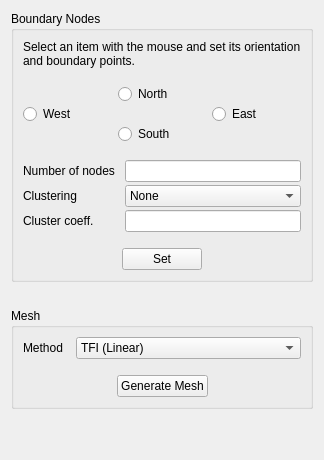
       <widget class="QWidget" name="leftTabPage2">
        <attribute name="title">
         <string>Mesh</string>
        </attribute>
        <layout class="QVBoxLayout" name="verticalLayout_3">
         <item>
          <widget class="QGroupBox" name="boundaryNodesGroupBox">
           <property name="title">
            <string>Boundary Nodes</string>
           </property>
           <layout class="QVBoxLayout" name="verticalLayout">
            <item>
             <widget class="QLabel" name="label_25">
              <property name="text">
               <string>Select an item with the mouse and set its orientation and boundary points.</string>
              </property>
              <property name="alignment">
               <set>Qt::AlignLeading|Qt::AlignLeft|Qt::AlignVCenter</set>
              </property>
              <property name="wordWrap">
               <bool>true</bool>
              </property>
             </widget>
            </item>
            <item>
             <spacer name="verticalSpacer_22">
              <property name="orientation">
               <enum>Qt::Vertical</enum>
              </property>
              <property name="sizeType">
               <enum>QSizePolicy::Minimum</enum>
              </property>
              <property name="sizeHint" stdset="0">
               <size>
                <width>20</width>
                <height>10</height>
               </size>
              </property>
             </spacer>
            </item>
            <item>
             <layout class="QGridLayout" name="gridLayout">
              <property name="verticalSpacing">
               <number>0</number>
              </property>
              <item row="0" column="1">
               <widget class="QRadioButton" name="block1NorthRadio">
                <property name="text">
                 <string>North</string>
                </property>
               </widget>
              </item>
              <item row="1" column="0">
               <widget class="QRadioButton" name="block1WestRadio">
                <property name="text">
                 <string>West</string>
                </property>
               </widget>
              </item>
              <item row="1" column="1">
               <spacer name="horizontalSpacer_2">
                <property name="orientation">
                 <enum>Qt::Horizontal</enum>
                </property>
                <property name="sizeHint" stdset="0">
                 <size>
                  <width>40</width>
                  <height>20</height>
                 </size>
                </property>
               </spacer>
              </item>
              <item row="1" column="2">
               <widget class="QRadioButton" name="block1EastRadio">
                <property name="text">
                 <string>East</string>
                </property>
               </widget>
              </item>
              <item row="2" column="1">
               <widget class="QRadioButton" name="block1SouthRadio">
                <property name="text">
                 <string>South      </string>
                </property>
               </widget>
              </item>
              <item row="0" column="0">
               <spacer name="horizontalSpacer_7">
                <property name="orientation">
                 <enum>Qt::Horizontal</enum>
                </property>
                <property name="sizeHint" stdset="0">
                 <size>
                  <width>40</width>
                  <height>20</height>
                 </size>
                </property>
               </spacer>
              </item>
              <item row="0" column="2">
               <spacer name="horizontalSpacer_8">
                <property name="orientation">
                 <enum>Qt::Horizontal</enum>
                </property>
                <property name="sizeHint" stdset="0">
                 <size>
                  <width>40</width>
                  <height>20</height>
                 </size>
                </property>
               </spacer>
              </item>
             </layout>
            </item>
            <item>
             <spacer name="verticalSpacer_10">
              <property name="orientation">
               <enum>Qt::Vertical</enum>
              </property>
              <property name="sizeType">
               <enum>QSizePolicy::Fixed</enum>
              </property>
              <property name="sizeHint" stdset="0">
               <size>
                <width>20</width>
                <height>10</height>
               </size>
              </property>
             </spacer>
            </item>
            <item>
             <layout class="QGridLayout" name="gridLayout_2">
              <property name="spacing">
               <number>3</number>
              </property>
              <item row="0" column="0">
               <widget class="QLabel" name="label_99">
                <property name="text">
                 <string>Number of nodes  </string>
                </property>
               </widget>
              </item>
              <item row="0" column="1">
               <widget class="QLineEdit" name="NoNodesEdit"/>
              </item>
              <item row="1" column="0">
               <widget class="QLabel" name="label_100">
                <property name="text">
                 <string>Clustering</string>
                </property>
               </widget>
              </item>
              <item row="1" column="1">
               <widget class="QComboBox" name="clusterTypeComboBox">
                <item>
                 <property name="text">
                  <string>None</string>
                 </property>
                </item>
                <item>
                 <property name="text">
                  <string>Exp</string>
                 </property>
                </item>
                <item>
                 <property name="text">
                  <string>Sinh</string>
                 </property>
                </item>
                <item>
                 <property name="text">
                  <string>Tanh</string>
                 </property>
                </item>
               </widget>
              </item>
              <item row="2" column="0">
               <widget class="QLabel" name="label_98">
                <property name="text">
                 <string>Cluster coeff.</string>
                </property>
               </widget>
              </item>
              <item row="2" column="1">
               <widget class="QLineEdit" name="clusterCoeffEdit"/>
              </item>
             </layout>
            </item>
            <item>
             <spacer name="verticalSpacer_9">
              <property name="orientation">
               <enum>Qt::Vertical</enum>
              </property>
              <property name="sizeType">
               <enum>QSizePolicy::Fixed</enum>
              </property>
              <property name="sizeHint" stdset="0">
               <size>
                <width>20</width>
                <height>10</height>
               </size>
              </property>
             </spacer>
            </item>
            <item>
             <layout class="QHBoxLayout" name="horizontalLayout">
              <item>
               <spacer name="horizontalSpacer">
                <property name="orientation">
                 <enum>Qt::Horizontal</enum>
                </property>
                <property name="sizeHint" stdset="0">
                 <size>
                  <width>58</width>
                  <height>20</height>
                 </size>
                </property>
               </spacer>
              </item>
              <item>
               <widget class="QPushButton" name="blockFaceSetButton">
                <property name="text">
                 <string>Set</string>
                </property>
               </widget>
              </item>
              <item>
               <spacer name="horizontalSpacer_9">
                <property name="orientation">
                 <enum>Qt::Horizontal</enum>
                </property>
                <property name="sizeHint" stdset="0">
                 <size>
                  <width>40</width>
                  <height>20</height>
                 </size>
                </property>
               </spacer>
              </item>
             </layout>
            </item>
           </layout>
          </widget>
         </item>
         <item>
          <spacer name="verticalSpacer_3">
           <property name="orientation">
            <enum>Qt::Vertical</enum>
           </property>
           <property name="sizeType">
            <enum>QSizePolicy::Fixed</enum>
           </property>
           <property name="sizeHint" stdset="0">
            <size>
             <width>20</width>
             <height>20</height>
            </size>
           </property>
          </spacer>
         </item>
         <item>
          <widget class="QGroupBox" name="groupBox_2">
           <property name="title">
            <string>Mesh</string>
           </property>
           <layout class="QVBoxLayout" name="verticalLayout_2">
            <item>
             <layout class="QHBoxLayout" name="horizontalLayout_4">
              <item>
               <widget class="QLabel" name="label_103">
                <property name="sizePolicy">
                 <sizepolicy hsizetype="Minimum" vsizetype="Preferred">
                  <horstretch>0</horstretch>
                  <verstretch>0</verstretch>
                 </sizepolicy>
                </property>
                <property name="text">
                 <string>Method  </string>
                </property>
               </widget>
              </item>
              <item>
               <widget class="QComboBox" name="meshMethodCombo">
                <property name="sizePolicy">
                 <sizepolicy hsizetype="Expanding" vsizetype="Fixed">
                  <horstretch>0</horstretch>
                  <verstretch>0</verstretch>
                 </sizepolicy>
                </property>
                <item>
                 <property name="text">
                  <string>TFI (Linear)</string>
                 </property>
                </item>
                <item>
                 <property name="text">
                  <string>Laplace</string>
                 </property>
                </item>
               </widget>
              </item>
             </layout>
            </item>
            <item>
             <spacer name="verticalSpacer_12">
              <property name="orientation">
               <enum>Qt::Vertical</enum>
              </property>
              <property name="sizeType">
               <enum>QSizePolicy::Minimum</enum>
              </property>
              <property name="sizeHint" stdset="0">
               <size>
                <width>20</width>
                <height>10</height>
               </size>
              </property>
             </spacer>
            </item>
            <item>
             <layout class="QHBoxLayout" name="horizontalLayout_5">
              <item>
               <spacer name="horizontalSpacer_10">
                <property name="orientation">
                 <enum>Qt::Horizontal</enum>
                </property>
                <property name="sizeHint" stdset="0">
                 <size>
                  <width>40</width>
                  <height>20</height>
                 </size>
                </property>
               </spacer>
              </item>
              <item>
               <widget class="QPushButton" name="generateMeshButton">
                <property name="text">
                 <string>Generate Mesh</string>
                </property>
               </widget>
              </item>
              <item>
               <spacer name="horizontalSpacer_11">
                <property name="orientation">
                 <enum>Qt::Horizontal</enum>
                </property>
                <property name="sizeHint" stdset="0">
                 <size>
                  <width>40</width>
                  <height>20</height>
                 </size>
                </property>
               </spacer>
              </item>
             </layout>
            </item>
           </layout>
          </widget>
         </item>
         <item>
          <spacer name="verticalSpacer_11">
           <property name="orientation">
            <enum>Qt::Vertical</enum>
           </property>
           <property name="sizeHint" stdset="0">
            <size>
             <width>20</width>
             <height>40</height>
            </size>
           </property>
          </spacer>
         </item>
        </layout>
       </widget>
